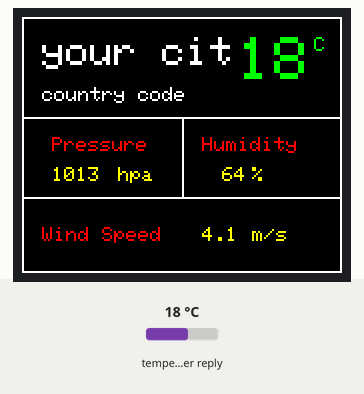
This sketch was run on a simulated ESP8266 (NodeMCU). Shown: 160×128 colour display. The inputs (shaded band) are chosen by the test bench; at power-on: temperature in the weather reply 18 °C. WiFi joins after 1.5 s; servers stay silent unless stated; web services answer with replies made up by the test bench; what the sketch prints to the serial monitor is not drawn.

Above: at 10.8 s.
10.9 s: temperature in the weather reply set to -14 °C
At 20.9 s:
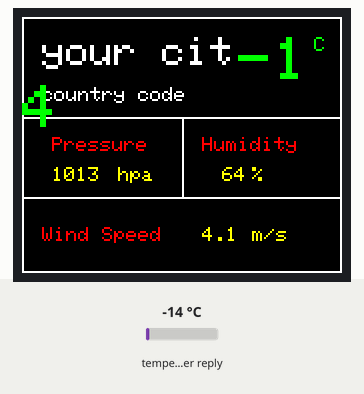
22.0 s: temperature in the weather reply set to 14 °C
At 32.1 s:
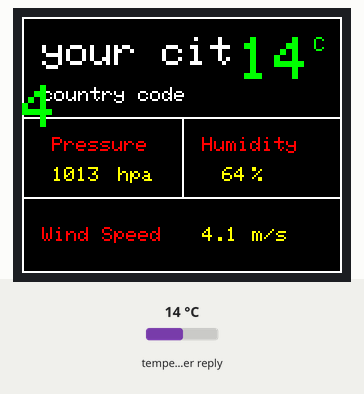
42.6 s: temperature in the weather reply set to 28 °C
At 52.0 s:
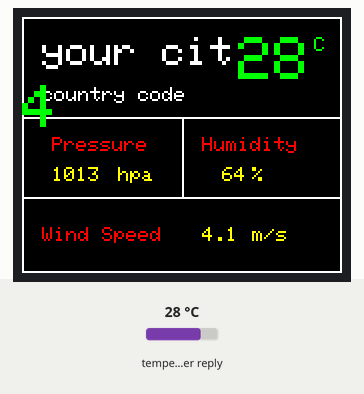
Timing chart, 0 to 53.5 s (numbered marks = the images above; inputs shaded):
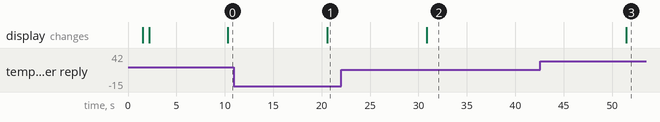

The sketch:

esp8266_weather_forcast_with_display.ino
```cpp
#include <Adafruit_GFX.h>      // include Adafruit graphics library
#include <Adafruit_ST7735.h>   // include Adafruit ST7735 TFT library
#include <ESP8266WiFi.h>
#include <ESP8266HTTPClient.h>
#include <WiFiClient.h>
#include <Arduino_JSON.h>
// ST7735 TFT module connections
#define TFT_RST   D4     // TFT RST pin is connected to NodeMCU pin D4 (GPIO2)
#define TFT_CS    D3     // TFT CS  pin is connected to NodeMCU pin D4 (GPIO0)
#define TFT_DC    D2     // TFT DC  pin is connected to NodeMCU pin D4 (GPIO4)

Adafruit_ST7735 tft = Adafruit_ST7735(TFT_CS, TFT_DC, TFT_RST);

const char* ssid = "your wifi ssid";
const char* password = "your wifi password";
String openWeatherMapApiKey = "your API Key";
String city = "your city";
String countryCode = "country code";

unsigned long lastTime = 0;
unsigned long timerDelay = 10000;
String jsonBuffer;

void setup(void) {
  Serial.begin(115200);

  WiFi.begin(ssid, password);
  Serial.println("Connecting");
  while(WiFi.status() != WL_CONNECTED) {
    delay(500);
    Serial.print(".");
  }
  Serial.println("");
  Serial.print("Connected to WiFi network with IP Address: ");
  Serial.println(WiFi.localIP());

  Serial.println("Timer set to 10 seconds (timerDelay variable), it will take 10 seconds before publishing the first reading.");

  tft.initR(INITR_BLACKTAB);   // initialize a ST7735S chip, black tab
 tft.setRotation(1);
  uint16_t time = millis();
  tft.fillScreen(ST7735_BLACK);
  time = millis() - time;

  delay(500);

  tft.fillScreen(ST7735_BLACK);
    //layout
    tft.drawFastHLine(0, 0, tft.width(), ST7735_WHITE);
    tft.drawFastHLine(1, 127, tft.width(), ST7735_WHITE);
    tft.drawFastVLine(0, 0, tft.height(), ST7735_WHITE);
    tft.drawFastVLine(159, 0, tft.height(), ST7735_WHITE);
    tft.drawFastVLine(80, 50, 40, ST7735_WHITE);
    tft.drawFastHLine(1, 50, tft.width(), ST7735_WHITE);
    tft.drawFastHLine(1, 90, tft.width(), ST7735_WHITE);
    tft.setTextColor(ST7735_WHITE);
    tft.setCursor(10,10);
    tft.setTextSize(2);
    tft.print(city);
    tft.setTextSize(1);
    tft.setCursor(10,35);
    tft.print(countryCode);
    tft.setTextSize(1);

    tft.setTextColor(ST7735_RED);
    tft.setCursor(15,60);
    tft.print("Pressure");
    tft.setCursor(90,60);
    tft.print("Humidity");
    tft.setCursor(10,105);
    tft.print("Wind Speed");
    tft.setTextColor(ST7735_GREEN);
    tft.setCursor(140,10);
    tft.print(" C");
    tft.setTextColor(ST7735_YELLOW);
    tft.setCursor(42,75);
    tft.print(" hpa");
    tft.setCursor(115,75);
    tft.print("%");
    tft.setCursor(115,105);
    tft.print("m/s");
  delay(1000);

}

int temp;
int pres;
int hum;
String wind;
void loop() {
  if ((millis() - lastTime) > timerDelay) {
    if(WiFi.status()== WL_CONNECTED){
      String serverPath = "http://api.openweathermap.org/data/2.5/weather?q=" + city + "," + countryCode + "&APPID=" + openWeatherMapApiKey;

      jsonBuffer = httpGETRequest(serverPath.c_str());
      Serial.println(jsonBuffer);
      JSONVar myObject = JSON.parse(jsonBuffer);
      if (JSON.typeof(myObject) == "undefined") {
        Serial.println("Parsing input failed!");
        return;
      }
      String jsonString = JSON.stringify(myObject["main"]["temp"]);
      temp=jsonString.toInt();
      temp=(temp-273);
      jsonString = JSON.stringify(myObject["main"]["pressure"]);
      pres=jsonString.toInt();
      jsonString = JSON.stringify(myObject["main"]["humidity"]);
      hum=jsonString.toInt();
      jsonString = JSON.stringify(myObject["wind"]["speed"]);
      wind=jsonString;
      Serial.println();
      Serial.print("JSON object = ");
      Serial.println(myObject);
      Serial.print("Temperature: ");
      Serial.println(temp);
      Serial.print("Pressure: ");
      Serial.println(pres);
      Serial.print("Humidity: ");
      Serial.println(hum);
      Serial.print("Wind Speed: ");
      Serial.println(wind);

      tft.fillRect(105, 8 , 38, 30, ST7735_BLACK);
      tft.fillRect(12, 70 , 32, 15, ST7735_BLACK);
      tft.fillRect(97, 70 , 16, 15, ST7735_BLACK);
      tft.fillRect(87, 103 , 25, 15, ST7735_BLACK);
      tft.setTextColor(ST7735_GREEN);
      tft.setTextSize(3);
      tft.setCursor(108,10);
      tft.print(temp);
      tft.setTextColor(ST7735_YELLOW);
      tft.setTextSize(1);
      tft.setCursor(15,75);
      tft.print(pres);
      tft.setCursor(100,75);
      tft.print(hum);
      tft.setCursor(90,105);
      tft.print(wind);


    }
    else {
      Serial.println("WiFi Disconnected");
    }
    lastTime = millis();
  }


}

String httpGETRequest(const char* serverName) {
  HTTPClient http;

  http.begin(serverName);

  int httpResponseCode = http.GET();

  String payload = "{}";

  if (httpResponseCode>0) {
    Serial.print("HTTP Response code: ");
    Serial.println(httpResponseCode);
    payload = http.getString();
  }
  else {
    Serial.print("Error code: ");
    Serial.println(httpResponseCode);
  }
  http.end();

  return payload;
}
```

Measured:
- after the input at 10.9 s, the display: changes after 9.7 s (image 1)
- after the input at 22.0 s, the display: changes after 8.9 s (image 2)
- after the input at 42.6 s, the display: changes after 8.9 s (image 3)
